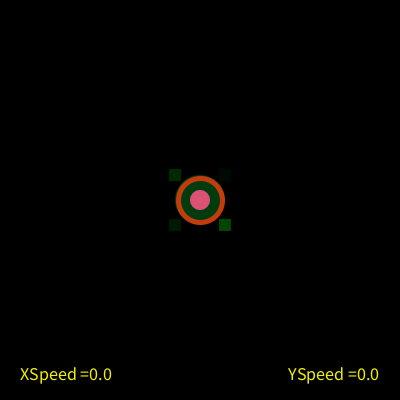
Frame 1 (no input)
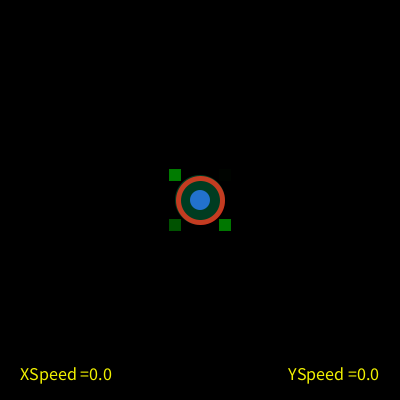
Frame 60 (the mouse pressed at the canvas centre just before this capture)
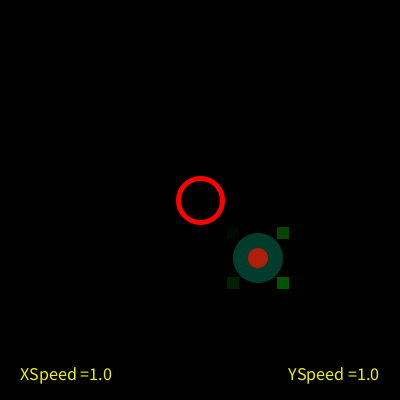
Frame 120 (the mouse held since frame 60 and released just before this capture)

The Processing sketch that drew these frames (run headless with seeded random() and noise(); from frame 60 on, the mouse is pressed at the canvas centre):

// Processing sketch: processing_40108
// ── processing_40108.pde

//hw 7 CMU 48-757 copywrite Zack Jacobson-Weaver
// Move the cursor to line the foo fighter up with the target.  Press any key to
//return to center.

float x,y,circleSize,deltaX,deltaY;
color col;
color txt;

void setup()
{
  size(400,400);
  //background(0,0,0,10);
  y=height/2;
  x=width/2;
  deltaX=0;
  deltaY=0;
  col = color(random(256), random (256), random(256));
  circleSize = width/3;
  frameRate(50);  
  noCursor();
  smooth();
  txt = color(240,240,0);
  textAlign(CENTER);
  textSize(18);
}

void draw()
{
  clearTarget();
  drawTarget(x,y,50);
  moveWrap();
  speedoX();
  speedoY(); 
}

void drawTarget(float x, float y, int circleSize)
{
  ellipseMode(CENTER);
  noStroke();
  fill(col,256,random(256),60);
  ellipse(x, y, circleSize, circleSize);
  noStroke();
  fill(random(256),random(256),random(256));
  ellipse(x,y,circleSize/2.5, circleSize/2.5);
  
  rectMode(CENTER);
  fill(col,random(128),col);
  rect(x+circleSize/2, y+circleSize/2, circleSize/4, circleSize/4);
  fill(col,random(128),col);
  rect(x-circleSize/2, y-circleSize/2, circleSize/4, circleSize/4);
  fill(col,random(128),col);
  rect(x+circleSize/2, y-circleSize/2, circleSize/4, circleSize/4);
  fill(col,random(128),col);
  rect(x-circleSize/2, y+circleSize/2, circleSize/4, circleSize/4);
}

void moveWrap( )//speed increases (a.k.a. deltaX increases) as mouse
                //moves from left to right
{
   x = x + deltaX; 
  
   if (mouseX > pmouseX)
   {
     deltaX++;
   }
   
   if (mouseX< pmouseX)
   {
    deltaX--; 
   }
   //next is wrapping, if the x position of the ellipse is 
   //exceeds 400, it moves the that position to 0 to start 
   //over again.   
   if ( x > width + circleSize/2)
   {
      x = -circleSize/2 ;
     }
   
   if ( x < -circleSize/2)
   {
      x = width + circleSize/2;
     }
     
     //speed increases (a.k.a. deltaY increases) as mouse
     //moves from bottom to top
     y = y + deltaY;
     
     if(mouseY > pmouseY)
     {
      deltaY++; 
     }
     if(mouseY < pmouseY)
     {
      deltaY--;
     }
     
     if ( y > height + circleSize/2)
   {
      y = -circleSize/2 ;
     }
   
   if ( y < -circleSize/2)
   {
      y = height + circleSize/2;
     }
}
   
   void clearTarget( )
{
  //redraws background after each target delatXY
  fill( 0, 0, 0, 35 );
  background(0);
  stroke(255,0,0);
  strokeWeight(5);
  noFill();
  ellipse(width/2, height/2,width/9,height/9); 
}

void keyPressed( )
{
   if(keyPressed)
  {
   x=width/2;
   y=height/2;
   deltaX=0;
   deltaY=0;
  }
} 

  void speedoX()
  {
   fill(txt);
  text("XSpeed =" + abs (deltaX), width/6, height-20); 
  }
  
  void speedoY()
  {
   fill(txt);
  text("YSpeed =" + abs (deltaY), width/1.2, height-20); 
  }
  
  
